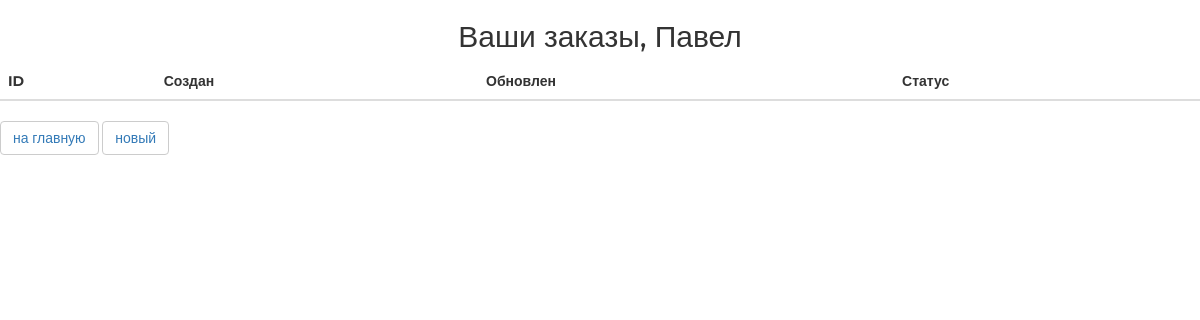
The page /order/ (signed in) on the database as committed earlier.
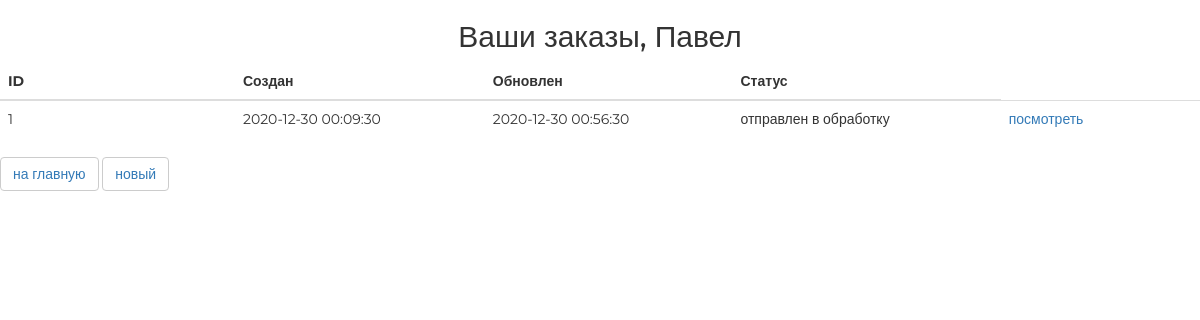
The same page on the database as committed later.
### ordersapp/models.py (models this page shows, shortened)
class Order(models.Model):
    FORMING = "FM"
    SENT_TO_PROCEED = "STP"
    PROCEEDED = "PRO"
    PAID = "PD"
    READY = "RDY"
    CANCEL = "CNC"
    ORDER_STATUSES =(
        (FORMING,"формируется"),
        (SENT_TO_PROCEED,"отправлен в обработку"),
        (PROCEEDED, "обработан"),
        (PAID,"оплачен"),
        (READY,"готов"),
        (CANCEL,"отменен")
    )
    user = models.ForeignKey(settings.AUTH_USER_MODEL, on_delete=models.CASCADE,verbose_name="пользователь")
    status = models.CharField(max_length=3,choices=ORDER_STATUSES,default=FORMING,verbose_name="статус")
    is_active = models.BooleanField(default=True,verbose_name="активен")
    created = models.DateTimeField(auto_now_add=True,verbose_name="дата создание заказа")
    updated = models.DateTimeField(auto_now=True,verbose_name="дата обновления заказа")

### ordersapp/views.py (the view)
# urls.py: path('', ordersapp.OrderListView.as_view(), name="orders"),
class OrderListView(ListView):
    model = Order
    def get_queryset(self):
        return Order.objects.filter(user=self.request.user)

### mainapp/context_processors.py (called while the page is built)
def basket(request):
    basket_item = []
    if request.user.is_authenticated:
        basket_item = Basket.objects.filter(user=request.user)
    return {
        "basket": basket_item
    }

### ordersapp/templates/ordersapp/order_list.html (shortened to what this page needs)
{% extends 'ordersapp/base.html' %}
{% load static %}
{% block content %}
<div class="h2 text-center head">
    Ваши заказы,
    {% if user.first_name %}
    {{ user.first_name|title}}
    {% else %}
    Пользователь
    {% endif %}
</div>
<table class="table orders_list">
    <thead>
    <tr>
        <th>ID</th>
        <th>Создан</th>
        <th>Обновлен</th>
        <th>Статус</th>
    </tr>
    </thead>
    <tbody>
    {% for item in object_list %}
    {% if item.is_active %}
    <tr>
        <td class="td1 orders_list">{{ item.pk }}</td>
        <td>{{ item.created|date:"Y-m-d H:i:s" }}</td>
        <td>{{ item.updated|date:"Y-m-d H:i:s" }}</td>
        <td>{{ item.get_status_display }}</td>
        <td>
            <a href="{% url 'ordersapp:order_read' item.pk %}">
                посмотреть
            </a>
        </td>
        <td>
        </td>
        <td>
        </td>
    </tr>
    {% endif %}
    {% endfor %}
    </tbody>
</table>
<button class="btn btn-default btn-round">
    <a href="{% url 'main' %}">
        на главную
    </a>
</button>
<button class="btn btn-default btn-round">
    <a href="{% url 'ordersapp:order_create' %}">
        новый
    </a>
</button>
{% endblock %}

Rows that differ between the two databases and show on the page:
added Order: pk "1", created "2020-12-30 00:09:30", updated "2020-12-30 00:56:30", status "отправлен в обработку"
